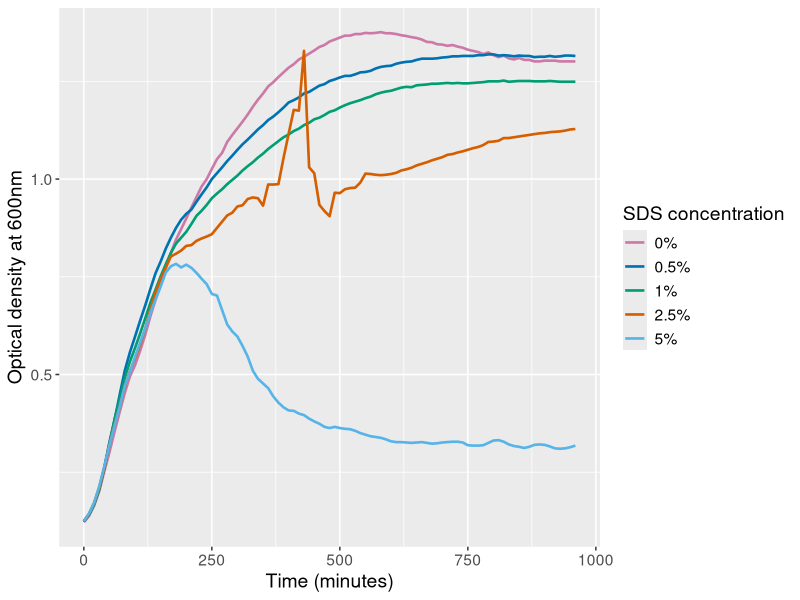

Here is the R script that generated this plot:
### SDS dilution optimization
# Serial dilution was done for WT and mutant, but both gave similar results
# Only WT data is plotted for simplicity

#install.packages('tidyverse') #uncomment if not installed
library(tidyverse)

#read data
data <- read_csv('SDS optimization/all growth curves - SDS optimization.csv')

#clean data
data_clean <- data |>
  group_by(time) |>
  summarize(W5 = mean(W5.1:W5.3),
            W2.5 = mean(W2.5.1:W2.5.3),
            W1 = mean(W1.1:W1.3),
            W0.5 = mean(W0.5.1:W0.5.3),
            W0 = mean(W0.1:W0.3)) |>
  gather(concentration, od, -time)

legend <- c('W5' = '5%', 'W2.5' = '2.5%', 'W1' = '1%', 'W0.5' = '0.5%', 'W0' = '0%')
colours <- c('W5' = '#56B4E9', 'W2.5' = '#D55E00', 'W1' = '#009E73', 'W0.5' = '#0072B2', 'W0' = '#CC79A7')

#plot curves
growth_curve_sds <- ggplot(data_clean) +
  geom_line(aes(x = time, y = od, colour = concentration), linewidth = 0.9) +
  xlab('Time (minutes)') +
  ylab('Optical density at 600nm') +
  labs(colour = 'SDS concentration') +
  theme(text=element_text(size=14)) +
  scale_colour_discrete(type = colours,
                        labels = legend)
growth_curve_sds
